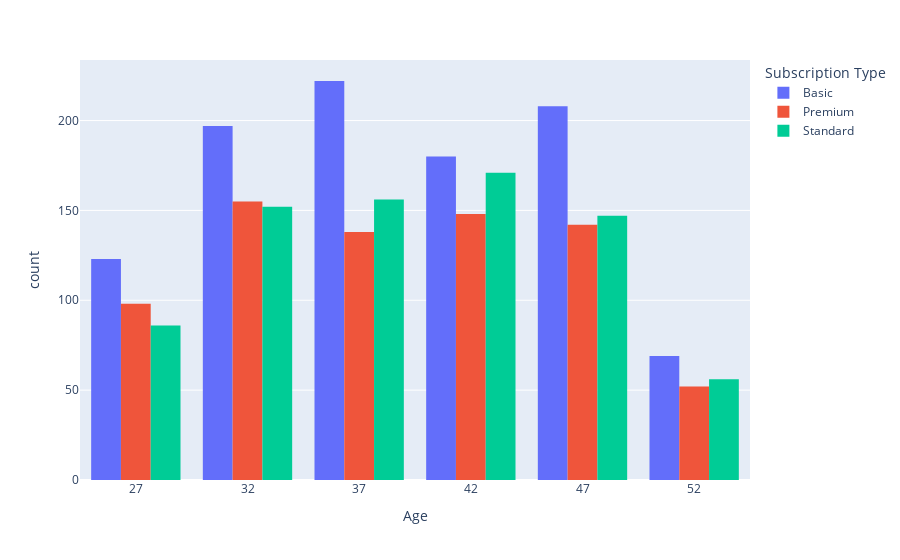

The code cell stored with this chart in its notebook:
### Markdown cell above
##### 연령대별 가장 인기있는 구독 유형

### Code cell
px.histogram(
    data_df,
    x='Age',
    color='Subscription Type',
    barmode='group',
    nbins=6
)

### Figure 1 — Plotly figure (JSON) as saved in the notebook; plotly's stock layout.template omitted (floating-point values rounded to 4 significant figures; data arrays with more than 128 entries replaced by an {"elided": "..."} marker saying what was removed)
{"data": [{"alignmentgroup": "True", "bingroup": "x", "hovertemplate": "Subscription Type=Basic<br>Age=%{x}<br>count=%{y}<extra></extra>", "legendgroup": "Basic", "marker": {"color": "#636efa", "pattern": {"shape": ""}}, "name": "Basic", "nbinsx": 6, "offsetgroup": "Basic", "orientation": "v", "showlegend": true, "type": "histogram", "x": {"elided": "999 int values"}, "xaxis": "x", "yaxis": "y"}, {"alignmentgroup": "True", "bingroup": "x", "hovertemplate": "Subscription Type=Premium<br>Age=%{x}<br>count=%{y}<extra></extra>", "legendgroup": "Premium", "marker": {"color": "#EF553B", "pattern": {"shape": ""}}, "name": "Premium", "nbinsx": 6, "offsetgroup": "Premium", "orientation": "v", "showlegend": true, "type": "histogram", "x": {"elided": "733 int values"}, "xaxis": "x", "yaxis": "y"}, {"alignmentgroup": "True", "bingroup": "x", "hovertemplate": "Subscription Type=Standard<br>Age=%{x}<br>count=%{y}<extra></extra>", "legendgroup": "Standard", "marker": {"color": "#00cc96", "pattern": {"shape": ""}}, "name": "Standard", "nbinsx": 6, "offsetgroup": "Standard", "orientation": "v", "showlegend": true, "type": "histogram", "x": {"elided": "768 int values"}, "xaxis": "x", "yaxis": "y"}], "layout": {"barmode": "group", "legend": {"title": {"text": "Subscription Type"}, "tracegroupgap": 0}, "margin": {"t": 60}, "xaxis": {"anchor": "y", "domain": [0, 1], "title": {"text": "Age"}}, "yaxis": {"anchor": "x", "domain": [0, 1], "title": {"text": "count"}}}}
